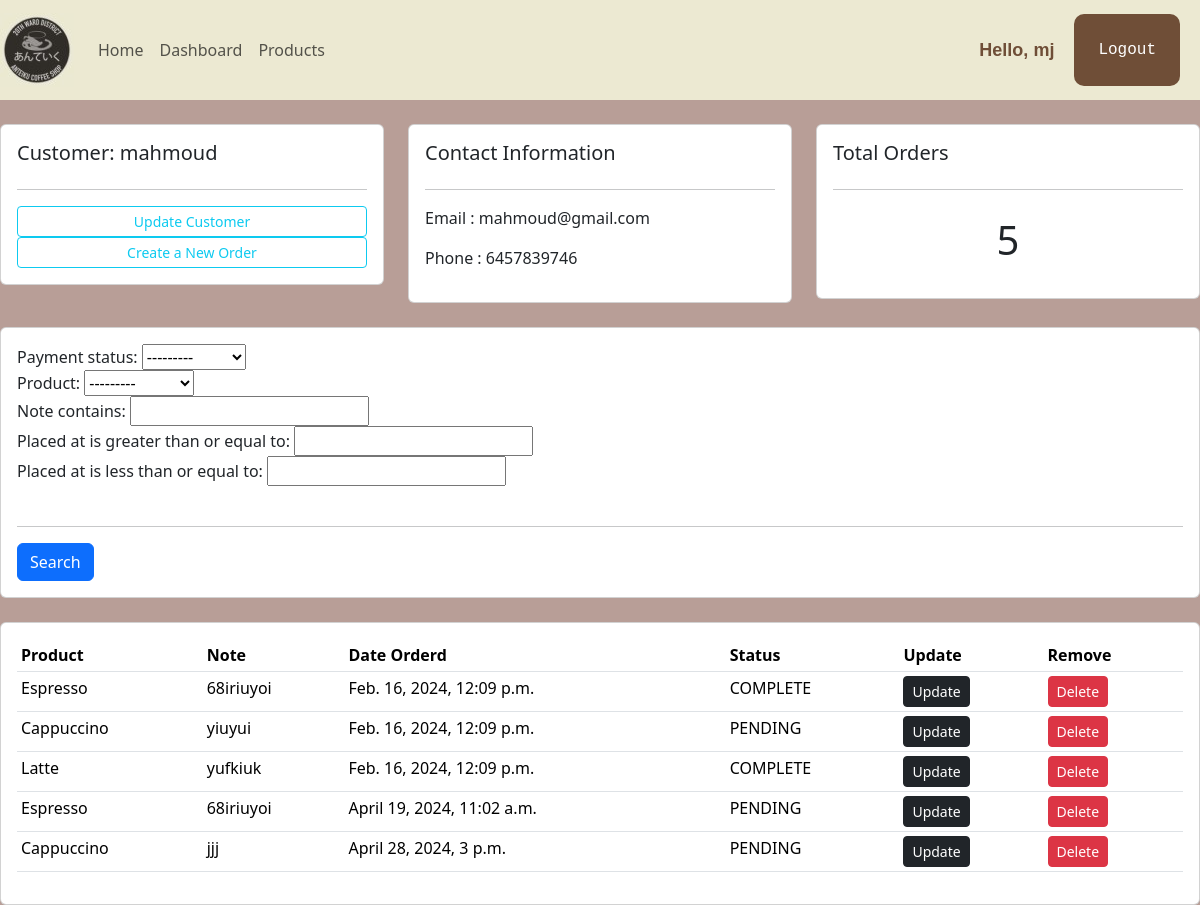
The page /customer/1 (signed in) on the database as committed earlier.
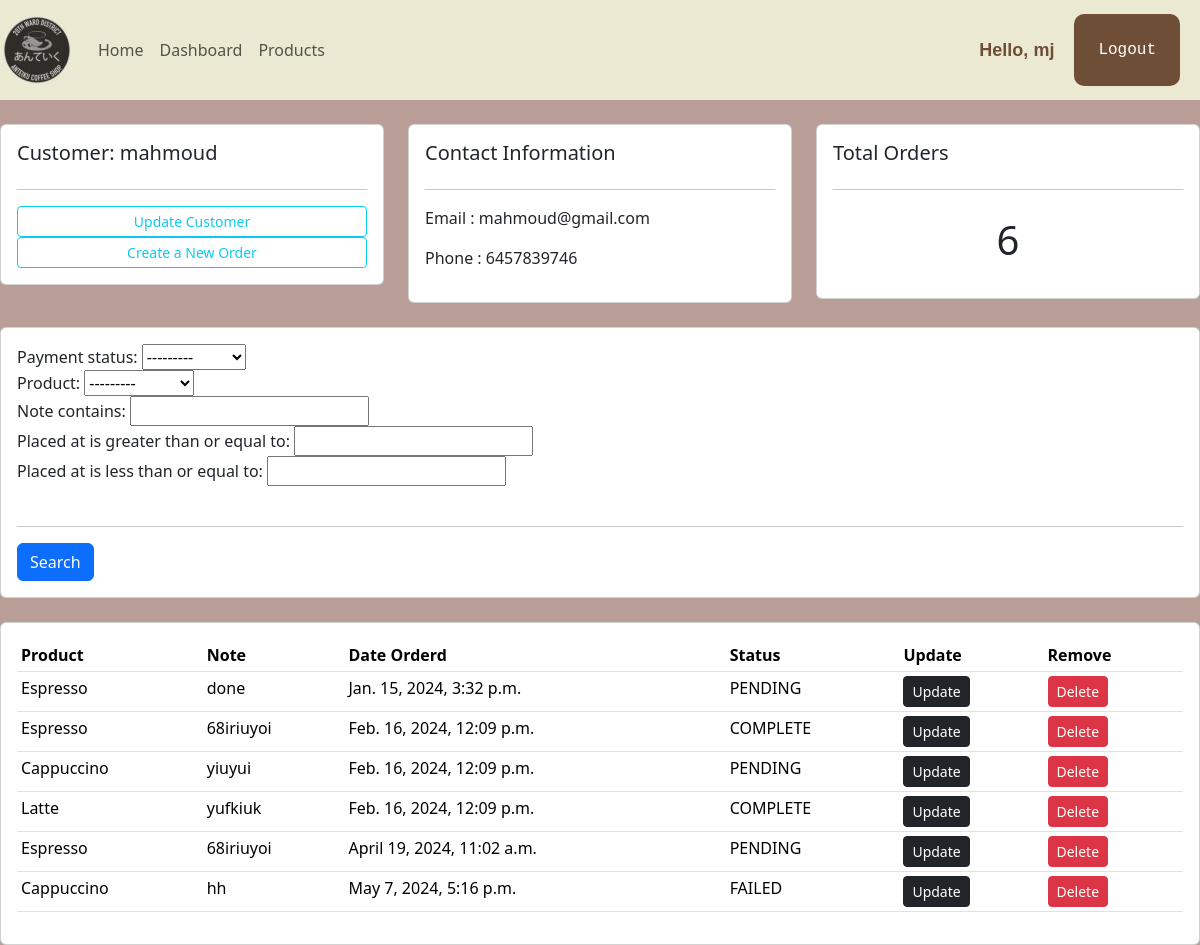
The same page on the database as committed later.
### shopFront/models.py (models this page shows, shortened)
class Order(models.Model):
    placed_at = models.DateTimeField(auto_now_add=True)
    payment_status = models.CharField(max_length=20,choices=PAYMENT_STATUS_CHOICES,default=PAYMENT_STATUS_PENDING)
    customer = models.ForeignKey(Customer,on_delete=models.PROTECT)
    product = models.ForeignKey(Product,null=True, on_delete=models.PROTECT)
    note = models.CharField(max_length=1000, null=True)

class Product(models.Model):
    CATEGORY = (
			('Hot', 'Hot'),
			('Cold', 'Cold'),
			)
    HOLIDAYS = (
        ('Eid al-Fitr', 'Eid al-Fitr'),
        ('Christmas', 'Christmas'),
        ('Halloween', 'Halloween'),
    )
    title = models.CharField(max_length=255)
    description = models.TextField()
    unit_price = models.DecimalField(max_digits=6,decimal_places=2)
    inventory = models.IntegerField()
    last_update = models.DateTimeField(auto_now=True)
    promotions = models.CharField(max_length=200, null=True, choices=HOLIDAYS)
    category = models.CharField(max_length=200, null=True, choices=CATEGORY)
    def __str__(self):
        return self.title

### shopFront/decorators.py (the view)
		def wrapper_func(request, *args, **kwargs):
			group = None
			if request.user.groups.exists():
				group = request.user.groups.all()[0].name
			if group in allowed_roles:
				return view_func(request, *args, **kwargs)
			else:
				return HttpResponse('You are not authorized to view this page')

### shopFront/views.py (called while the page is built)
@login_required(login_url='loginPage')
@allowed_users(allowed_roles=['admin'])
def customer(request,pk_test):
    customer = Customer.objects.get(id=pk_test)
    orders = customer.order_set.all()
    total_orders = orders.count()
    myFilter = OrderFilter(request.GET,queryset=orders)
    orders = myFilter.qs
    context = {'customer':customer,'orders':orders,'total_orders':total_orders,'myFilter':myFilter}
    return render(request,'shopFront/customer.html',context)

### shopFront/templates/shopFront/customer.html
{%  extends 'shopFront/main.html' %}
{% block content %}
	<br>
<div class="row">
	<div class="col-md">
		<div class="card card-body">
			<h5>Customer: {{customer.name}}</h5>
			<hr>
			<a class="btn btn-outline-info  btn-sm btn-block" href="">Update Customer</a>
			<a class="btn btn-outline-info  btn-sm btn-block" href="{% url "create_order" customer.id %}">Create a New Order</a>
		</div>
	</div>
	<div class="col-md">
		<div class="card card-body">
			<h5>Contact Information</h5>
			<hr>
			<p>Email : {{customer.email}} </p>
			<p>Phone : {{customer.phone}} </p>
		</div>
	</div>
	<div class="col-md">
		<div class="card card-body">
			<h5>Total Orders</h5>
			<hr>
			<h1 style="text-align: center;padding: 10px">{{total_orders}}</h1>
		</div>
	</div>
</div>
<br>
<div class="row">
	<div class="col">
		<div class="card card-body">
			<form method="get">
				{{myFilter.form}}
				<br>
				<hr>
		    <button class="btn btn-primary" type="submit">Search</button>
		  </form>
		</div>
	</div>
</div>
<br>
<div class="row">
	<div class="col-md">
		<div class="card card-body">
			<table class="table table-sm">
				<tr>
					<th>Product</th>
					<th>Note</th>
					<th>Date Orderd</th>
					<th>Status</th>
					<th>Update</th>
					<th>Remove</th>
				</tr>
				{% for order in orders %}
				<tr>
					<td>{{order.product}}</td>
					<td>{{order.note}}</td>
					<td>{{order.placed_at}}</td>
					<td>{{order.payment_status}}</td>
					<td><a class="btn btn-sm  btn-dark" href="{% url "update_order" order.id %}">Update</a></td>
                    <td><a class="btn btn-sm btn-danger" href="{% url "delete_order" order.id %}">Delete</a></td>
				</tr>
				{% endfor %}
			</table>
		</div>
	</div>
</div>
{% endblock %}

Rows that differ between the two databases and show on the page:
removed Order: product "Cappuccino", note "jjj", placed_at "April 28, 2024, 3 p.m.", payment_status "PENDING"
now on this page (row edited): Order: product "Espresso", note "done", placed_at "Jan. 15, 2024, 3:32 p.m.", payment_status "PENDING"
added Order: product "Cappuccino", note "hh", placed_at "May 7, 2024, 5:16 p.m.", payment_status "FAILED"
Other text that changed with them:
{{ total_orders }}: "5" → "6"
